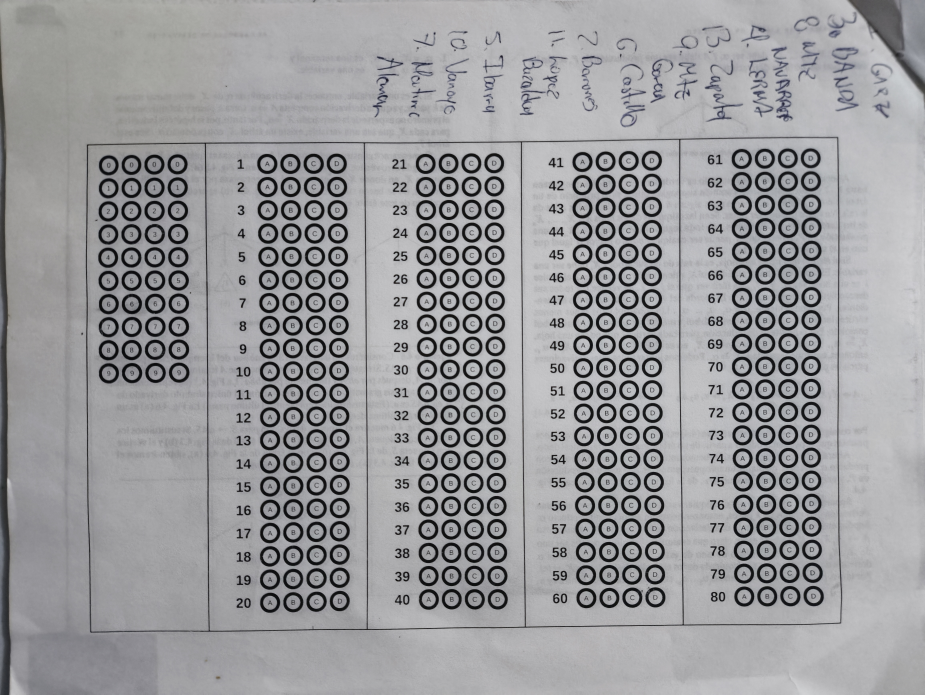
#> input picture fotos/1.jpg, 4624 x 3472 px (shown at 1/5 size)
$ python -i image_processor.py   (imports and definitions only)
#> lines starting #> are read from the running program, lines starting #| are printed output that depends on the picture; after the words box and inside, x2 and y2 are one past the last pixel; in counts of white or black regions, pixels touching at a corner belong together
import cv2
import numpy as np
from PyQt6 import QtGui
from PyQt6.QtGui import QPixmap

# aqui almacenamos los centros de TODAS las figuras y contornos y eso
# [coordenada x, coordenada y, "green"/"red"]
# green = respuestas seleccionadas, red = respuestas no seleccionadas
centroids = []

def ProcessImage(original_image):
    """
    Procesa la imagen original detectando las respuestas seleccionadas
    :param original_image: cv2 imagen
    :return: (Tuple), Las respuestas del examen en un string formateado como [Numero de Pregunta: Inciso Seleccionado]
            y la imagen procesada con las respuestas seleccionadas junto con su número de pregunta respectivo
    """

    centroids.clear()
    croppped_columns = GetSeparatedColumns(original_image)

    # voy columna por columna para que los centroides esten ordenados de arriba a abajo
    for i in range(0,len(croppped_columns)):
        column = croppped_columns[i]
        RecognizeCircles(column)
        RecognizeNotSelectedAnswers(column)
        sorted(centroids, key=lambda ctr: ctr[0])

    # agarramos los primeros 40 centroides que son los numeros de la columna de # de examen
    exam_number = RecognizeExamNumber(centroids[:40], original_image)
    question_answers = ["Test number: " + str(exam_number) + "\n"]

    num_question = 1
    switcher = {
        0: "D",
        1: "C",
        2: "B",
        3: "A",
    }

    img_mierda = original_image.copy()
    for i in range(40,len(centroids),4):
        group = centroids[i:i+4]

        for j in range(0,len(group)):
            x, y, color = group[j]
            if color == "green":
                img_mierda = cv2.circle(img_mierda, (x, y), 5, (0, 255, 0), -1)
                img_mierda = cv2.putText(img_mierda, str(num_question), (x, y), cv2.FONT_HERSHEY_SIMPLEX, 0.5, (0, 255, 255), 2)
                question_answers.append(f"Question {num_question}: {switcher[j]}\n")
                num_question += 1

    return img_mierda, question_answers

def RecognizeCircles(original_image):
    """
    Reconoce todos los círculos de respuestas que se encuentre en la imagen con un area determinada y los almacena en
    la lista de centroides
    :param original_image: cv2 imagen
    """
    img_gray = cv2.cvtColor(original_image, cv2.COLOR_BGR2GRAY)
    blurred_image = cv2.GaussianBlur(img_gray, (5, 5), 0)

    # edge detection
    edges = cv2.Canny(blurred_image, 255, 255)
    contours, hierarchy = cv2.findContours(edges, cv2.RETR_CCOMP, cv2.CHAIN_APPROX_SIMPLE)

    # ordenar contornos de izquierda a derecha
    contours = sorted(contours, key=lambda ctr: cv2.boundingRect(ctr)[1])
    selected_answers_image = original_image.copy()

    for i, c in enumerate(contours):
        area = cv2.contourArea(c)

        # agarramos solo los pequeños
        if 80 < area < 300:
            moment = cv2.moments(c)

            x = int(moment["m10"] / moment["m00"])
            y = int(moment["m01"] / moment["m00"])

            # a veces se reconocía más de un círculo en el mismo lugar, así que se filtraron por cercanía, si sus centros
            # están a menos de 5 pixeles de distancia, pues son el mismo
            if not any((cy - 5 < y < cy + 5 and cx - 5 < x < cx + 5) for cx, cy, _ in centroids):
                centroids.append((int(x), int(y), "green"))
                selected_answers_image = cv2.circle(selected_answers_image, (x, y), 5,
                                                    (0, 255, 0), -1)

    #cv2.imshow("all circles", selected_answers_image)

# fuck blob detection, i'm now edging
def RecognizeNotSelectedAnswers(original_image):
    """
    Reconoce todos aquellos círculos que tengan un círculo concéntrico (porque representan las respuestas no
    seleccionadas) y los elimina de la lista de centroides para que solo queden las respuestas seleccionadas.
    :param original_image: cv2 imagen
    """

    img_gray = cv2.cvtColor(original_image, cv2.COLOR_BGR2GRAY)
    blurred_image = cv2.GaussianBlur(img_gray, (5, 5), 0)

    # edge detection
    edges = cv2.Canny(blurred_image, 220, 255)
    #cv2.imshow("edges", edges)
    contours, hierarchy = cv2.findContours(edges, cv2.RETR_TREE, cv2.CHAIN_APPROX_NONE)

    # ordenar contornos de izquierda a derecha y de arriba a abajo
    contours = sorted(contours, key=lambda ctr: cv2.boundingRect(ctr)[1])

    non_selected_answers_image = original_image.copy()

    for i,c in enumerate(contours):
        area = cv2.contourArea(c)
        if 20 < area < 201:
            # pa calcular el centroide de cada contorno
            moment = cv2.moments(c)

            x = int(moment["m10"] / moment["m00"])
            y = int(moment["m01"] / moment["m00"])

            # si aparece en centroid entonces lo cambiamos de color de "green" a "red"
            for j, (cx,cy,color)  in enumerate(centroids):
                if cx - 5 < x < cx + 5 and cy - 5 < y < cy + 5:
                    centroids[j] = (cx, cy, "red")
                    non_selected_answers_image = cv2.circle(non_selected_answers_image, (cx, cy), 5,
                                                                (0, 0, 255), -1)
                    break


    #cv2.imshow("non selected answers", non_selected_answers_image)

def GetSeparatedColumns(original_image):
    """
    Separa la imagen en columnas para poder procesarlas por separado, se basa en el rectangulo que encierra
    a cada seccion de la imagen del examen dado
    :param original_image: cv2 imagen
    :return: Una tupla que contiene la imagen de cada columna detectada
    """

    img_gray = cv2.cvtColor(original_image, cv2.COLOR_BGR2GRAY)
    th, thresholded_image = cv2.threshold(img_gray, 150, 255, cv2.THRESH_BINARY)

    contours, hierarchy = cv2.findContours(image=thresholded_image, mode=cv2.RETR_TREE, method=cv2.CHAIN_APPROX_NONE)

    img_divided = original_image.copy()
    rectangles = []

    for c in contours:
        area = cv2.contourArea(c)
        if 10000 < area < 100000:
            x, y, w, h = cv2.boundingRect(c)
            rectangles.append((x, y, w, h))

    # ordenar rectangulos de izquierda a derecha
    rectangles = sorted(rectangles, key=lambda rect: rect[0])

    # dividismos las columnas de las preguntas
    test_number_column = cropImage(rectangles[0], original_image)
    #cv2.imshow("test number column", test_number_column)
    first_column = cropImage(rectangles[1], original_image)
    #cv2.imshow("first column", first_column)
    second_column = cropImage(rectangles[2], original_image)
    #cv2.imshow("second column", second_column)
    third_column = cropImage(rectangles[3], original_image)
    #cv2.imshow("third column", third_column)
    fourth_column = cropImage(rectangles[4], original_image)
    #cv2.imshow("fourth column", fourth_column)

    return test_number_column, first_column, second_column, third_column, fourth_column

def RecognizeExamNumber(centroids_numbers, original_image):
    """
    Dada la columna de número de examen, reconoce los círculos verdes y los procesa por columnas para obtener el número
    de examen.
    :param centroids_numbers: list
    :param original_image: cv2 image
    :return: str - el número de examen detectado
    """

    ordered_centroids = []
    exam_number = []

    #print("values\n")
    for i in range(0, len(centroids_numbers), 4):
        group = centroids_numbers[i:i+4]
        ordered_centroids.append(group)
        #print(group)

    for columnPos in range(3, -1, -1):
        column = []
        for i in range(0, len(ordered_centroids)):
            group = ordered_centroids[i]
            column.append(group[columnPos])

        for i in range(0, len(column)):
            centroid = column[i]
            x,y,color = centroid
            if color == "green":
                exam_number.append(i)
                original_image = cv2.circle(original_image, (x, y), 5, (0, 255, 0), -1)
                original_image = cv2.putText(original_image, str(i), (x, y), cv2.FONT_HERSHEY_SIMPLEX, 0.5, (0, 255, 255), 2)
                break
        columnPos -= 1

    if len(exam_number) == 0:
        return "No test number detected"

    #nota: por alguna razon si abrimos 3.jpg de primeras detecta un verde fantasma, pero solo en la primera vez
    # corregido
    exam_number = int("".join(map(str, exam_number)))
    return exam_number

def cropImage(rect, image):
    """
    Recorta la imagen original en base a un rectangulo dado, mantiene el tamaño de la imagen original dejando en blanco
    lo que no se encuentra en el rectangulo
    :param rect: (x, y, w, h)
    :param image: cv2 imagen
    :return: cv2 imagen
    """

    # esto convierte a blanco lo que no esta dentro de la columna de interes, asi no modificamos el tamaño de la imagen
    x, y, w, h = rect
    white_background = np.ones_like(image, dtype=np.uint8) * 255
    white_background[y:y + h, x:x + w] = image[y:y + h, x:x + w]

    return white_background

def CvToPixmap(cv_image):
    """
    Convierte una imagen de OpenCV a QPixmap para poder mostrarla en un QLabel
    :param cv_image: cv2 imagen
    :return: QPixmap
    """

    # al parecer tienes que traducir(?) los pixeles de RGB a BGR (?????) pa mostrar la imagen en pyqt(?????????)
    image_temp = QtGui.QImage(cv2.cvtColor(cv_image, cv2.COLOR_BGR2RGB), cv_image.shape[1], cv_image.shape[0], cv_image.shape[1] * 3, QtGui.QImage.Format.Format_RGB888)
    return QPixmap(image_temp)

>>> import cv2
>>> picture = cv2.imread('fotos/1.jpg')
#> picture is the input picture: shape (3472, 4624, 3); mean B, G, R 155.8, 153.4, 153.2
>>> result = ProcessImage(picture)
#> in GetSeparatedColumns, `th, thresholded_image = cv2.threshold(img_gray, 150, 255, cv2.THRESH_B..`:
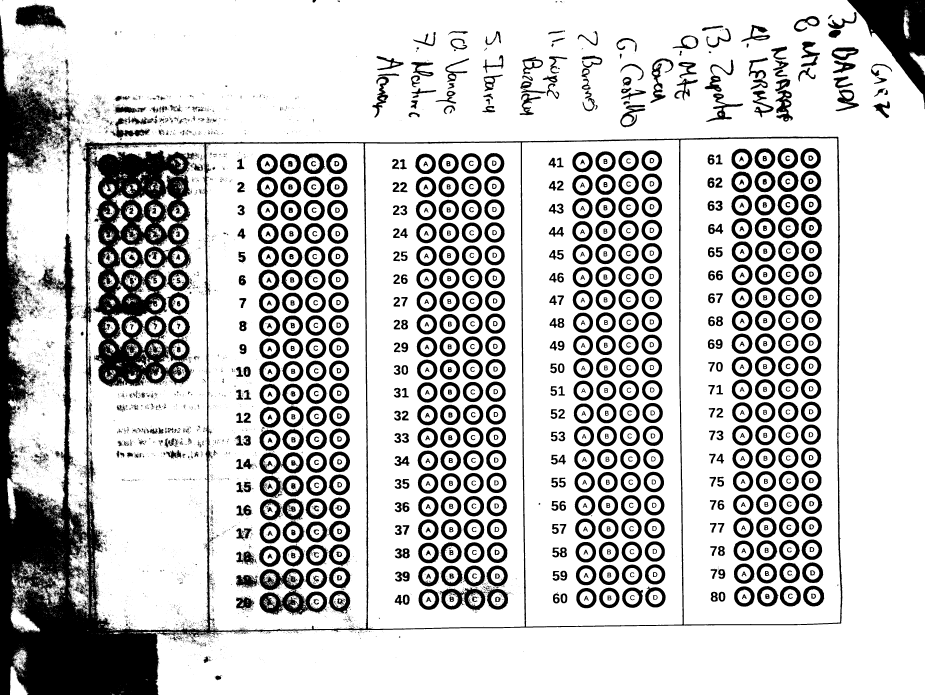
#> thresholded_image: shape (3472, 4624) (shown at 1/5 size); 78.7% white; 15286 black regions (13656 under 20 px)
#> in GetSeparatedColumns, `contours, hierarchy = cv2.findContours(image=thresholded_image, mode=c..`: contours = 29236 contours, 26182 with area under 20; largest, box (x1, y1, x2, y2) and area: (0, 0, 4624, 3472) 5975896, (1031, 716, 1834, 3153) 1908182, (3401, 691, 4205, 3123) 1898574, (2610, 699, 3413, 3133) 1893727, (1825, 712, 2624, 3145) 1877868
#> the loop in GetSeparatedColumns, `for c in contours:` made 29236 passes
#> (area, x, y, w, h) on passes 1352, 3103: (11011.5, 52, 2933, 149, 230), (20098.5, 341, 2671, 105, 404)
#> after the loop in GetSeparatedColumns, `for c in contours:`: rectangles = [(52, 2933, 149, 230), (341, 2671, 105, 404), (565, 1184, 325, 230), (1297, 2949, 340, 128), (1295, 2841, 235, 111), (2198, 2937, 232, 116), (75, 20, 256, 128)]
#> in GetSeparatedColumns, `rectangles = sorted(rectangles, key=lambda rect: rect[0])`: rectangles = [(52, 2933, 149, 230), (75, 20, 256, 128), (341, 2671, 105, 404), (565, 1184, 325, 230), (1295, 2841, 235, 111), (1297, 2949, 340, 128), (2198, 2937, 232, 116)]
#> in cropImage, `white_background[y:y + h, x:x + w] = image[y:y + h, x:x + w]`:
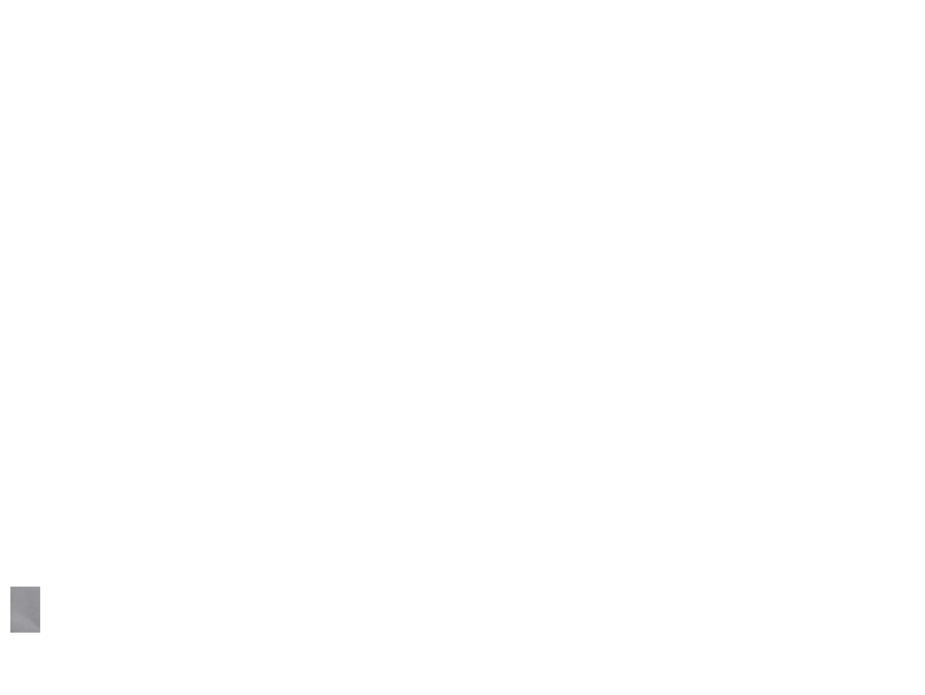
#> white_background: shape (3472, 4624, 3) (shown at 1/5 size); mean B, G, R 254.8, 254.8, 254.8
#> in ProcessImage, `croppped_columns = GetSeparatedColumns(original_image)`: croppped_columns = 5 items
#> the loop in ProcessImage, `for i in range(0,len(croppped_columns)):` made 5 passes
#> pass 1, in RecognizeCircles, `edges = cv2.Canny(blurred_image, 255, 255)`:
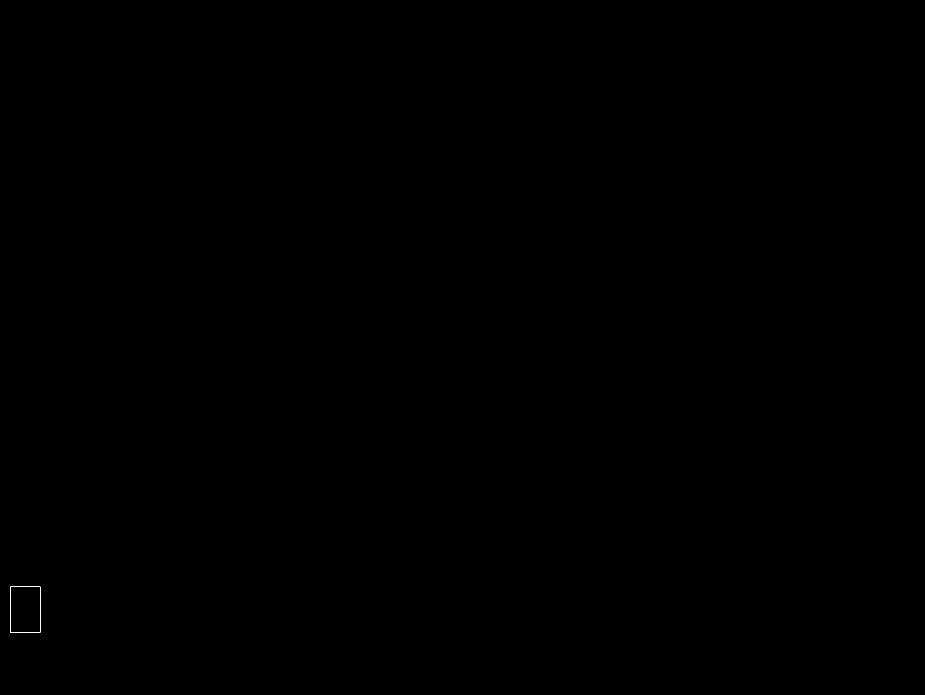
#> edges: shape (3472, 4624) (shown at 1/5 size); 0% white in thin lines or dots, all inside (x1, y1, x2, y2) = (51, 2932, 202, 3164)
#> after the loop in RecognizeExamNumber, `for columnPos in range(3, -1, -1):`: exam_number = []
#> (the run stopped early here; a loop or call above may not have finished)

$ run again, on fotos/11.jpg
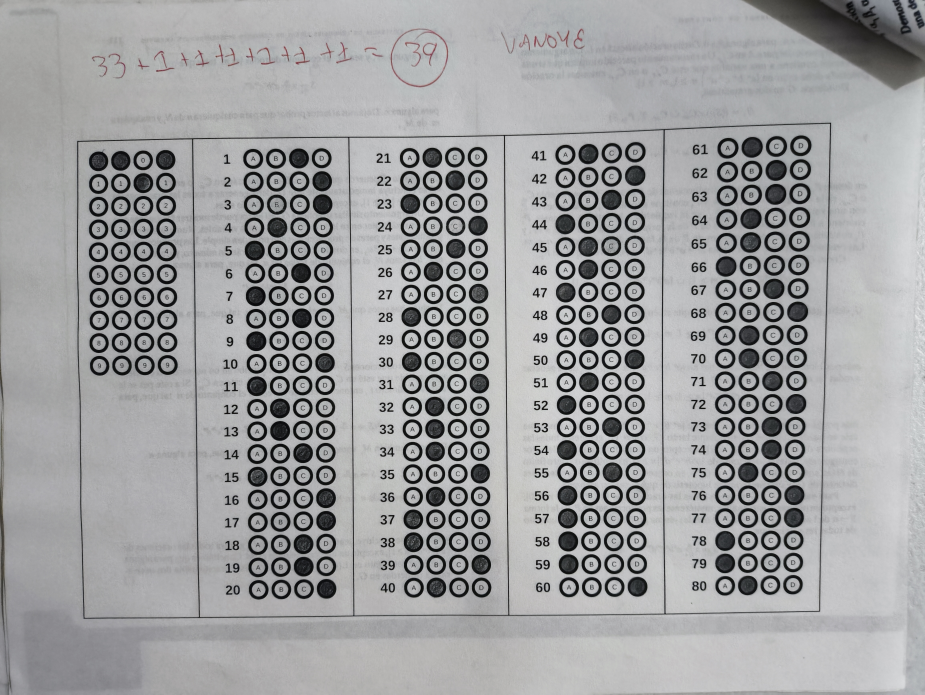
#> input picture fotos/11.jpg, 4624 x 3472 px (shown at 1/5 size)
#> picture is the input picture: shape (3472, 4624, 3); mean B, G, R 159.8, 158.6, 158
#> in GetSeparatedColumns, `th, thresholded_image = cv2.threshold(img_gray, 150, 255, cv2.THRESH_B..`:
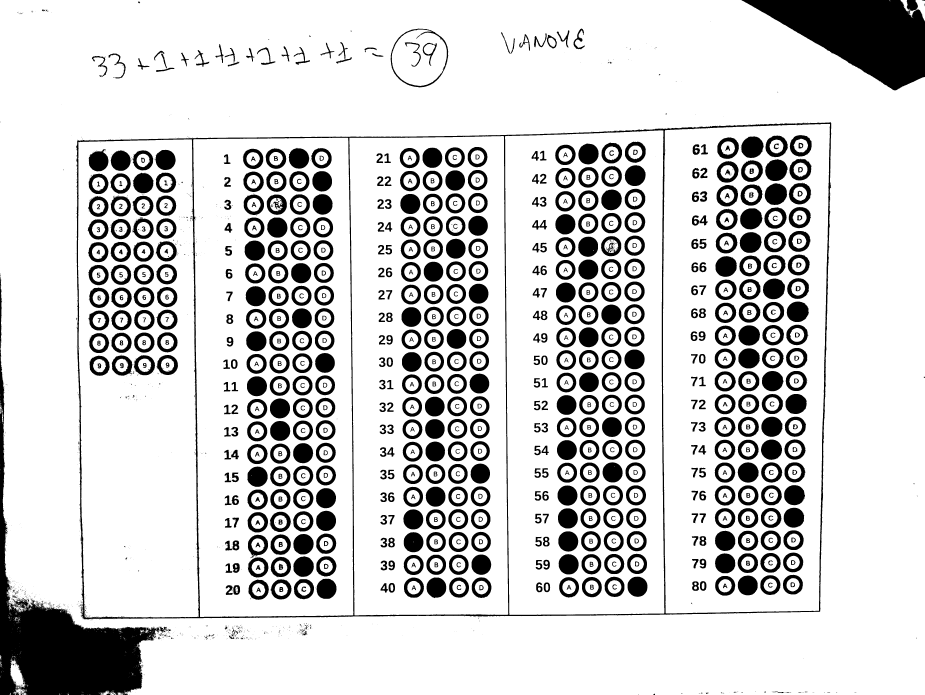
#> thresholded_image: shape (3472, 4624) (shown at 1/5 size); 82.4% white; 3248 black regions (2346 under 20 px)
#> contours = 5517 contours, 3950 with area under 20; largest, box (x1, y1, x2, y2) and area: (0, 0, 4624, 3472) 15505126, (379, 610, 4157, 3098) 9010556, (3315, 619, 4150, 3067) 1942254, (2525, 651, 3322, 3075) 1868934, (966, 689, 1767, 3085) 1846786
#> the loop in GetSeparatedColumns, `for c in contours:` made 5517 passes
#> area on pass 46: 100.5
#> after the loop in GetSeparatedColumns, `for c in contours:`: rectangles = [(1952, 142, 290, 296), (1959, 148, 275, 282)]
#> in cropImage, `white_background[y:y + h, x:x + w] = image[y:y + h, x:x + w]`:
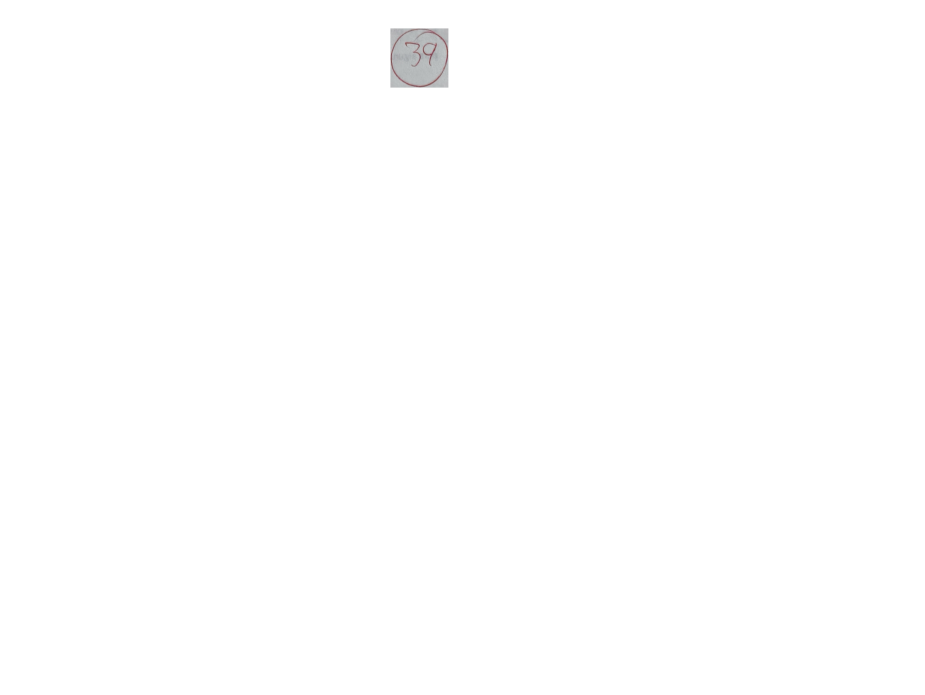
#> white_background: shape (3472, 4624, 3) (shown at 1/5 size); mean B, G, R 254.6, 254.6, 254.6
